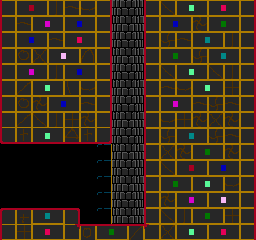

This game map was drawn from its Tiled (.tmx) file and the tilesets committed beside it. A one-line description and the full map source follow:
An orthogonal 16x15 tile map with 16x16 px tiles, 2 tile layers (back, front) and 3 objects (Lift).

<map version="1.0" orientation="orthogonal" width="16" height="15" tilewidth="16" tileheight="16">
 <tileset firstgid="1" name="tiles1" tilewidth="16" tileheight="16">
  <image source="../../img/tiles/tiles0.gif" trans="ff00ff" width="256" height="256" />
 </tileset>
 <layer name="back" width="16" height="15">
  <data encoding="csv">
0,0,0,0,0,0,182,131,132,198,0,0,0,0,0,0,
0,0,0,0,0,0,182,147,148,198,0,0,0,0,0,0,
0,0,0,0,0,0,182,131,132,198,0,0,0,0,0,0,
0,0,0,0,0,0,182,147,148,198,0,0,0,0,0,0,
0,0,0,0,0,0,182,131,132,198,0,0,0,0,0,0,
0,0,0,0,0,0,182,147,148,198,0,0,0,0,0,0,
0,0,0,0,0,0,182,131,132,198,0,0,0,0,0,0,
0,0,0,0,0,0,182,147,148,198,0,0,0,0,0,0,
0,0,0,0,0,0,182,131,132,198,0,0,0,0,0,0,
0,0,0,0,0,0,182,147,148,198,0,0,0,0,0,0,
0,0,0,0,0,0,182,131,132,198,0,0,0,0,0,0,
0,0,0,0,0,0,182,147,148,198,0,0,0,0,0,0,
0,0,0,0,0,0,182,131,132,198,0,0,0,0,0,0,
0,0,0,0,0,0,182,147,148,198,0,0,0,0,0,0,
0,0,0,0,0,0,182,131,132,198,0,0,0,0,0,0
</data>
 </layer>
 <layer name="front" width="16" height="15">
  <data encoding="csv">
97,83,84,100,101,102,104,0,0,97,99,69,70,81,82,104,
113,101,87,88,67,68,120,0,0,113,67,68,117,65,66,120,
97,67,68,101,81,82,104,0,0,97,118,101,71,72,100,104,
113,114,115,85,86,119,104,0,0,97,65,66,118,71,72,104,
97,87,88,100,67,68,120,0,0,113,99,69,70,99,100,120,
113,98,69,70,103,102,104,0,0,97,101,102,69,70,116,104,
97,114,117,67,68,101,104,0,0,113,87,88,101,118,101,104,
97,98,99,100,116,117,120,0,0,97,102,116,117,115,117,120,
17,20,5,6,23,20,24,0,0,113,118,71,72,118,101,104,
0,0,0,0,0,0,0,0,0,97,115,117,65,66,117,120,
0,0,0,0,0,0,0,0,0,113,99,83,84,67,68,104,
0,0,0,0,0,0,0,0,0,97,65,66,69,70,102,104,
0,0,0,0,0,0,0,0,0,97,117,87,88,85,86,104,
33,36,55,56,40,0,0,0,0,113,99,100,65,66,116,120,
113,116,81,82,134,34,49,50,38,133,115,69,70,81,82,120
</data>
 </layer>
 <objectgroup name="lines" width="16" height="15">
  <properties>
   <property name="map_tile" value="4" />
   <property name="type" value="[&quot;n&quot;,&quot;w&quot;]" />
  </properties>
  <object x="0" y="32">
   <polyline points="0,0 0,128 112,128 112,-32" />
  </object>
  <object x="144" y="32">
   <polyline points="0,-32 0,192 -64,192 -64,176 -144,176" />
  </object>
 </objectgroup>
 <objectgroup name="objects" width="16" height="15">
  <object name="Lift" gid="232" x="112" y="192" />
 </objectgroup>
</map>
